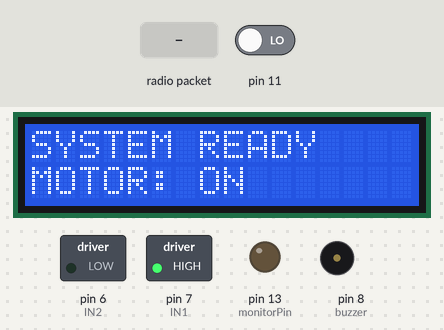
Bench run of a sketch on a simulated Arduino Uno, built with avr-gcc and run on an emulated ATmega328P. Parts: 16×2 character LCD, switched loads named in the sketch (green lamp = pin HIGH), output pins drawn as LEDs (lit = HIGH), buzzer (waves = sounding, pin HIGH). Inputs (shaded band) come from the test bench; at power-on: pin 11 LOW. No radio packets arrive unless stated; what the sketch prints to the serial monitor is not drawn.

Above: at 0.1 s.
3.3 s: radio packet "1" arrives
At 4.3 s:
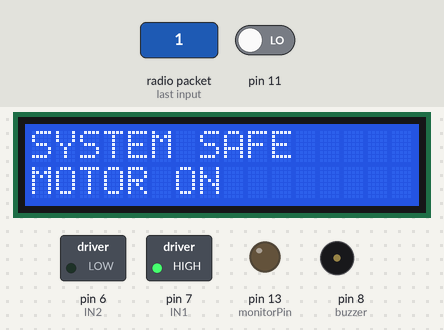
4.8 s: pin 11 driven HIGH
At 5.9 s:
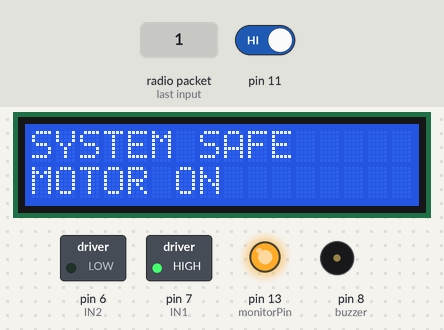
6.3 s: pin 11 driven LOW
At 7.0 s:
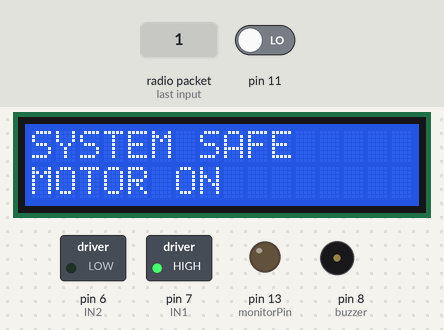
Timing chart, 0 to 9.3 s (numbered marks = the images above; inputs shaded):
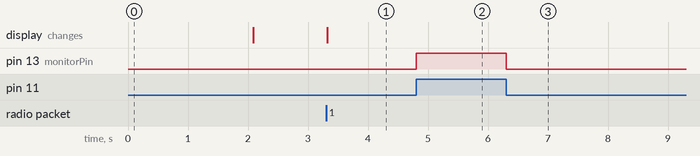

The sketch:

Recievercode.ino
```cpp
#include <RH_ASK.h>
#include <SPI.h>
#include <Wire.h>
#include <LiquidCrystal_I2C.h>

// LCD Setup: Address 0x27, 16 chars, 2 lines
LiquidCrystal_I2C lcd(0x27, 16, 2);

// RF Driver Setup: Speed 2000, RX on Pin 11, TX on Pin 12
RH_ASK rf_driver(2000, 11, 12);

// Pin Definitions
const int buzzer = 8;
const int IN1 = 7;
const int IN2 = 6;
const int monitorPin = 13;

// Global Variables for State Management
String lastL1 = "";
String lastL2 = "";

void setup() {
  // Serial monitoring
  Serial.begin(9600);

  if (!rf_driver.init()) {
    Serial.println("RF Driver init failed!");
  }

  // Pin Modes
  pinMode(buzzer, OUTPUT);
  pinMode(IN1, OUTPUT);
  pinMode(IN2, OUTPUT);
  pinMode(monitorPin, OUTPUT);

  // LCD Initialization
  lcd.init();
  lcd.backlight();

  // ================= INITIAL DATA / STATE =================
  digitalWrite(IN1, HIGH);
  digitalWrite(IN2, LOW);
  digitalWrite(buzzer, LOW);

  lcd.setCursor(0, 0);
  lcd.print("SYSTEM READY");
  lcd.setCursor(0, 1);
  lcd.print("MOTOR: ON");

  delay(2000);
  lcd.clear();
}

void loop() {
  // --- REAL-TIME MONITORING ---
  digitalWrite(monitorPin, digitalRead(11));

  uint8_t buf[20];
  uint8_t buflen = sizeof(buf);

  // Check if RF data is received
  if (rf_driver.recv(buf, &buflen)) {
    buf[buflen] = '\0'; // String terminate
    String data = String((char*)buf);

    Serial.println("Received: " + data);

    int alcohol = 0;
    int obstacle = 0;

    // Comma-separated data parsing (e.g., "1,0")
    int commaIndex = data.indexOf(',');
    if (commaIndex > 0) {
      alcohol = data.substring(0, commaIndex).toInt();
      obstacle = data.substring(commaIndex + 1).toInt();
    }

    // ================= BUZZER LOGIC =================
    digitalWrite(buzzer, alcohol);

    // ================= MOTOR LOGIC =================
    if (obstacle == 1) {
      //  motor OFF
      digitalWrite(IN1, LOW);
      digitalWrite(IN2, LOW);
    } else {
      //motor ON
      digitalWrite(IN1, HIGH);
      digitalWrite(IN2, LOW);
    }

    // ================= LCD DISPLAY LOGIC =================
    String line1 = "";
    String line2 = "";

    if (alcohol == 1 && obstacle == 1) {
      line1 = "ALCOHOL DETECT";
      line2 = "OBSTACLE DETECT";
    }
    else if (alcohol == 1) {
      line1 = "ALCOHOL DETECT";
      line2 = "WARNING!";
    }
    else if (obstacle == 1) {
      line1 = "OBSTACLE DETECT";
      line2 = "MOTOR OFF";
    }
    else {
      line1 = "SYSTEM SAFE";
      line2 = "MOTOR ON";
    }

    // Update LCD only if status changed to avoid flickering
    if (line1 != lastL1 || line2 != lastL2) {
      lcd.clear();
      lcd.setCursor(0, 0);
      lcd.print(line1);
      lcd.setCursor(0, 1);
      lcd.print(line2);

      lastL1 = line1;
      lastL2 = line2;
    }
  }
}
```

Measured:
- after the input at 3.3 s, the display: changes at once (image 1)
- after the input at 4.8 s, pin 13 (monitorPin): LOW → HIGH at once
- after the input at 6.3 s, pin 13 (monitorPin): HIGH → LOW at once
